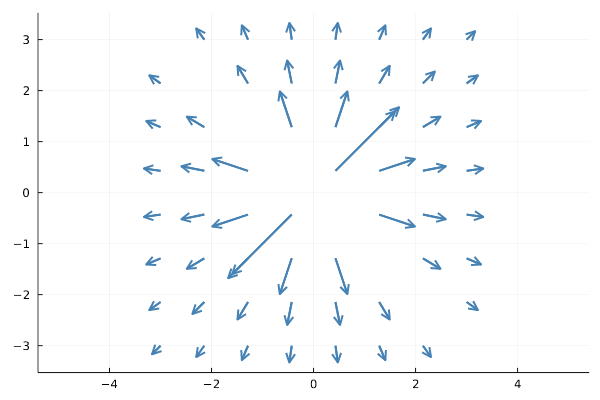

The Julia source for this figure:
# quiver

#JL Plots
Using Plots
n = 7
qf(x,y) = 1 / hypot(x, y)
x = repeat(-3:(2*3)/n:3, 1, n) |> vec
y = repeat(-3:(2*3)/n:3, 1, n)' |> vec
vx = qf.(x,y) .* cos.(atan.(y,x)) |> vec
vy = qf.(x,y) .* sin.(atan.(y,x)) |> vec

Plots.quiver(x, y, quiver=(vx, vy), aspect_ratio=:equal, c=:steelblue, linewidth=2)
